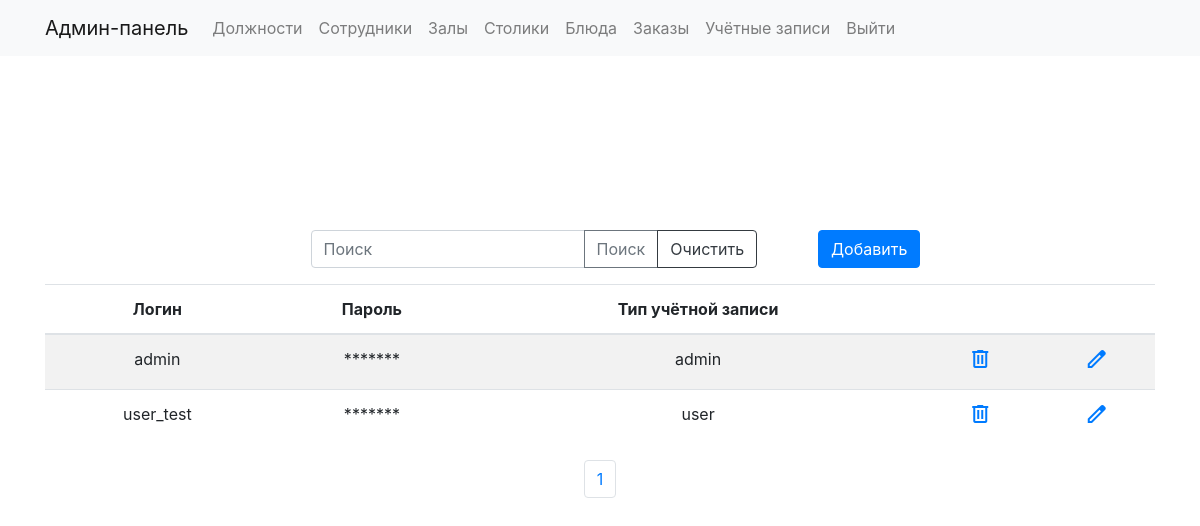
/users.php (signed in), run on the app's committed database.
### tables this page shows
CREATE TABLE `Users` (
  `id` int NOT NULL,
  `login` varchar(255) DEFAULT NULL,
  `password_hash` varchar(255) DEFAULT NULL,
  `user_type` varchar(80) NOT NULL
);

### scripts/users/users_info.php (the view, shortened to what this page needs)
<?php
$search = isset($_POST['search']) ? trim($_POST['search']) : '';
if (isset($_GET['page'])) {
    $page = $_GET['page'];
} else {
    $page = 1;
}
$count = 5;
$art = ($page * $count) - $count;
$res_count = mysqli_query($link, "SELECT COUNT(*) from Users");
$row = mysqli_fetch_row($res_count);
$total = $row[0];
$str_pag = ceil($total / $count);
$sql_users = "SELECT * FROM Users";
$sql_users .= " LIMIT $art,$count";
$result_users = mysqli_query($link, $sql_users);
if ($result_users) {
    if (mysqli_num_rows($result_users) > 0) {
        echo ' <table class="table table-striped text-center">'
            . '<thead>'
            . ' <tr> '
            . '<th scope="col">Логин</th> '
            . ' <th scope="col">Пароль</th>'
            . ' <th scope="col">Тип учётной записи</th>'
            . ' <th scope="col" colspan="2"></th>'
            . '</tr> '
            . '  </thead> '
            . '  <tbody> ';
        while ($row = mysqli_fetch_array($result_users)) {
            echo '<tr>' .
                "<td> {$row['login']} </td>" .
                "<td> ******* </td>" .
                "<td> {$row['user_type']} </td>" .
                '<td><a href="scripts/users/users_delete.php?user_id=' . $row['id'] . ' "><span class="material-symbols-outlined">
                delete
                </span></a></td>' .
                '<td><a href="forms/users_form.php?user_id=' . $row['id'] . ' "><span class="material-symbols-outlined">
                edit
                </span></a></td>' .
                '</tr>';
        }
        echo '</tbody>';
        echo '</table>';
        if (empty($search)) {
            echo '<div class="d-flex justify-content-center">';
            echo '<ul class="pagination">';
            for ($i = 1; $i <= $str_pag; $i++) {
                echo '<li class="page-item"><a class="page-link" href="users.php?page=' . $i . '">' . $i . '</a></li>';
            }
            echo '</ul>';
            echo '</div>';
        }
    } else {
        echo "Нет данных для отображения.";
    }
} else {
    echo "Произошла ошибка: " . mysqli_error($link);
}
?>

### res/styles/styles.css (style rules this page uses)
* { padding: 0px; margin: 0px; }

### data on the page
users: login "admin", user_type "admin"
users: login "user_test", user_type "user"

### other printed values
$label "Должности"
$label "Сотрудники"
$label "Залы"
$label "Cтолики"
$label "Блюда"
$label "Заказы"
$label "Учётные записи"
$label "Выйти"
